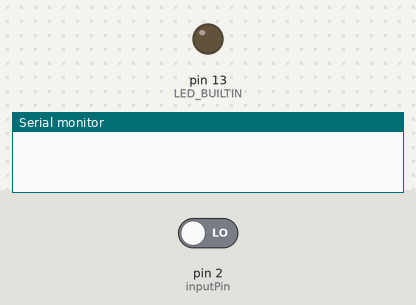
Bench run of a sketch on a simulated Arduino Uno, built with avr-gcc and run on an emulated ATmega328P. Shown: output pins drawn as LEDs (lit = HIGH), the last lines printed to the serial monitor. The test bench sets the inputs (shaded band); at power-on: pin 2 (inputPin) LOW.

Above: at 1.2 s.
1.3 s: pin 2 (inputPin) driven HIGH
At 1.9 s:
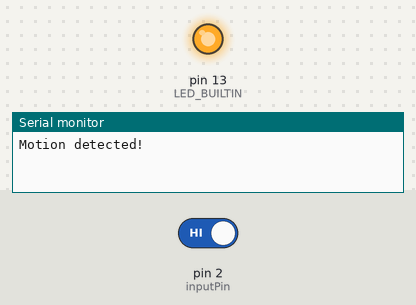
2.8 s: pin 2 (inputPin) driven LOW
At 4.2 s:
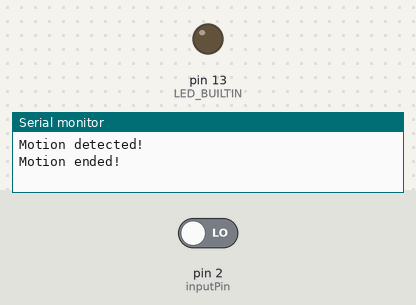
Timing chart, 0 to 5.8 s (numbered marks = the images above; inputs shaded):
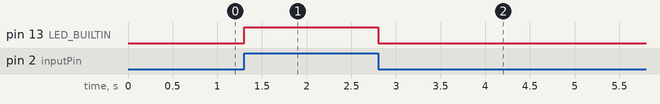

The sketch:

Program04.ino
```cpp
int inputPin = 2;
int state = LOW;

void setup()
{
  pinMode(LED_BUILTIN, OUTPUT);
  pinMode(inputPin, INPUT);
  Serial.begin(9600);
}

void loop()
{
  int val = digitalRead(inputPin);
  if (val == HIGH)
  {
    digitalWrite(LED_BUILTIN, HIGH);
    if (state == LOW)
    {
      Serial.println("Motion detected!");
      state = HIGH;
    }
  }
  else
  {
    digitalWrite(LED_BUILTIN, LOW); // turn LED OFF
    if (state == HIGH)
    {
      Serial.println("Motion ended!");
      state = LOW;
    }
  }
}
```

Measured:
- after the input at 1.3 s, pin 13 (LED_BUILTIN): LOW → HIGH at once
- after the input at 2.8 s, pin 13 (LED_BUILTIN): HIGH → LOW at once
